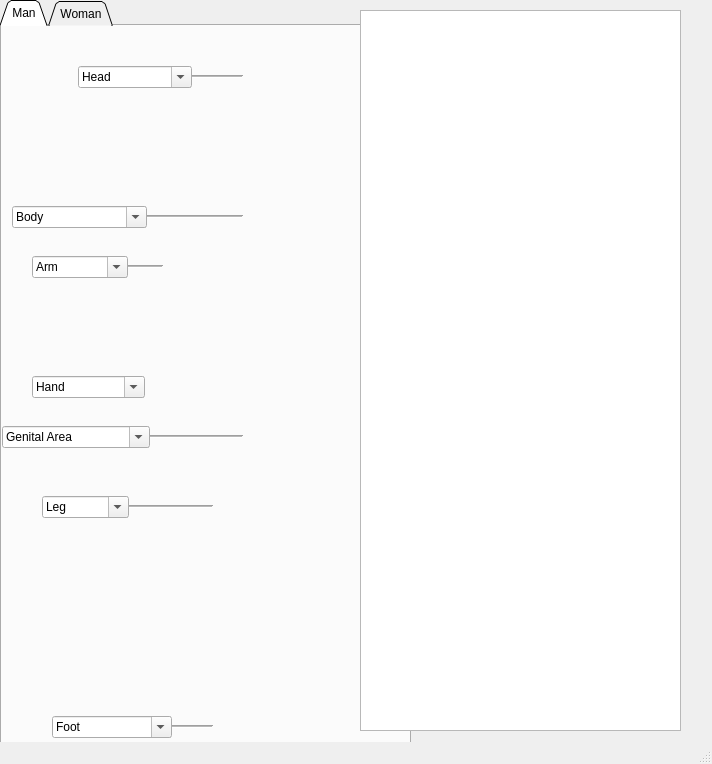
<?xml version="1.0" encoding="UTF-8"?>
<ui version="4.0">
 <class>MainWindow</class>
 <widget class="QMainWindow" name="MainWindow">
  <property name="geometry">
   <rect>
    <x>0</x>
    <y>0</y>
    <width>712</width>
    <height>764</height>
   </rect>
  </property>
  <property name="windowTitle">
   <string>MainWindow</string>
  </property>
  <widget class="QWidget" name="centralwidget">
   <widget class="QTabWidget" name="tabWidget">
    <property name="geometry">
     <rect>
      <x>0</x>
      <y>0</y>
      <width>411</width>
      <height>751</height>
     </rect>
    </property>
    <property name="whatsThis">
     <string>&lt;html&gt;&lt;head/&gt;&lt;body&gt;&lt;p&gt;&lt;img src=&quot;png.png&quot;/&gt;&lt;/p&gt;&lt;/body&gt;&lt;/html&gt;</string>
    </property>
    <property name="accessibleName">
     <string>Man</string>
    </property>
    <property name="tabPosition">
     <enum>QTabWidget::North</enum>
    </property>
    <property name="tabShape">
     <enum>QTabWidget::Triangular</enum>
    </property>
    <property name="currentIndex">
     <number>0</number>
    </property>
    <property name="tabsClosable">
     <bool>false</bool>
    </property>
    <property name="tabBarAutoHide">
     <bool>false</bool>
    </property>
    <widget class="QWidget" name="tab">
     <attribute name="title">
      <string>Man</string>
     </attribute>
     <widget class="QLabel" name="label">
      <property name="geometry">
       <rect>
        <x>-30</x>
        <y>0</y>
        <width>391</width>
        <height>721</height>
       </rect>
      </property>
      <property name="tabletTracking">
       <bool>false</bool>
      </property>
      <property name="focusPolicy">
       <enum>Qt::ClickFocus</enum>
      </property>
      <property name="contextMenuPolicy">
       <enum>Qt::ActionsContextMenu</enum>
      </property>
      <property name="acceptDrops">
       <bool>false</bool>
      </property>
      <property name="whatsThis">
       <string>&lt;html&gt;&lt;head/&gt;&lt;body&gt;&lt;p&gt;&lt;img src=&quot;png.png&quot;/&gt;&lt;/p&gt;&lt;/body&gt;&lt;/html&gt;</string>
      </property>
      <property name="layoutDirection">
       <enum>Qt::LeftToRight</enum>
      </property>
      <property name="text">
       <string/>
      </property>
      <property name="pixmap">
       <pixmap>png.png</pixmap>
      </property>
     </widget>
     <widget class="Line" name="line_3">
      <property name="geometry">
       <rect>
        <x>130</x>
        <y>180</y>
        <width>111</width>
        <height>21</height>
       </rect>
      </property>
      <property name="midLineWidth">
       <number>1</number>
      </property>
      <property name="orientation">
       <enum>Qt::Horizontal</enum>
      </property>
     </widget>
     <widget class="Line" name="line">
      <property name="geometry">
       <rect>
        <x>130</x>
        <y>40</y>
        <width>111</width>
        <height>21</height>
       </rect>
      </property>
      <property name="midLineWidth">
       <number>1</number>
      </property>
      <property name="orientation">
       <enum>Qt::Horizontal</enum>
      </property>
     </widget>
     <widget class="Line" name="line_5">
      <property name="geometry">
       <rect>
        <x>90</x>
        <y>740</y>
        <width>151</width>
        <height>21</height>
       </rect>
      </property>
      <property name="midLineWidth">
       <number>1</number>
      </property>
      <property name="orientation">
       <enum>Qt::Horizontal</enum>
      </property>
     </widget>
     <widget class="QComboBox" name="LEGe">
      <property name="geometry">
       <rect>
        <x>40</x>
        <y>470</y>
        <width>74</width>
        <height>20</height>
       </rect>
      </property>
      <property name="mouseTracking">
       <bool>true</bool>
      </property>
      <property name="acceptDrops">
       <bool>true</bool>
      </property>
      <property name="autoFillBackground">
       <bool>false</bool>
      </property>
      <property name="editable">
       <bool>true</bool>
      </property>
      <property name="currentText">
       <string>Leg</string>
      </property>
      <property name="sizeAdjustPolicy">
       <enum>QComboBox::AdjustToContents</enum>
      </property>
      <property name="minimumContentsLength">
       <number>0</number>
      </property>
      <property name="duplicatesEnabled">
       <bool>false</bool>
      </property>
      <property name="frame">
       <bool>true</bool>
      </property>
      <item>
       <property name="text">
        <string>Leg</string>
       </property>
      </item>
      <item>
       <property name="text">
        <string>sprain</string>
       </property>
      </item>
      <item>
       <property name="text">
        <string>numbness</string>
       </property>
      </item>
      <item>
       <property name="text">
        <string>cramp</string>
       </property>
      </item>
      <item>
       <property name="text">
        <string>tingle</string>
       </property>
      </item>
     </widget>
     <widget class="Line" name="line_4">
      <property name="geometry">
       <rect>
        <x>110</x>
        <y>470</y>
        <width>101</width>
        <height>21</height>
       </rect>
      </property>
      <property name="midLineWidth">
       <number>1</number>
      </property>
      <property name="orientation">
       <enum>Qt::Horizontal</enum>
      </property>
     </widget>
     <widget class="QComboBox" name="BodyE">
      <property name="geometry">
       <rect>
        <x>10</x>
        <y>180</y>
        <width>122</width>
        <height>20</height>
       </rect>
      </property>
      <property name="mouseTracking">
       <bool>true</bool>
      </property>
      <property name="acceptDrops">
       <bool>true</bool>
      </property>
      <property name="autoFillBackground">
       <bool>false</bool>
      </property>
      <property name="editable">
       <bool>true</bool>
      </property>
      <property name="currentText">
       <string>Body</string>
      </property>
      <property name="sizeAdjustPolicy">
       <enum>QComboBox::AdjustToContents</enum>
      </property>
      <property name="minimumContentsLength">
       <number>0</number>
      </property>
      <property name="duplicatesEnabled">
       <bool>false</bool>
      </property>
      <property name="frame">
       <bool>true</bool>
      </property>
      <item>
       <property name="text">
        <string>Body</string>
       </property>
      </item>
      <item>
       <property name="text">
        <string>Redness</string>
       </property>
      </item>
      <item>
       <property name="text">
        <string>Itching</string>
       </property>
      </item>
      <item>
       <property name="text">
        <string>Swelling</string>
       </property>
      </item>
      <item>
       <property name="text">
        <string>Chest Pain</string>
       </property>
      </item>
      <item>
       <property name="text">
        <string>Shortness of breath</string>
       </property>
      </item>
     </widget>
     <widget class="QComboBox" name="ArmE">
      <property name="geometry">
       <rect>
        <x>30</x>
        <y>230</y>
        <width>81</width>
        <height>20</height>
       </rect>
      </property>
      <property name="mouseTracking">
       <bool>true</bool>
      </property>
      <property name="acceptDrops">
       <bool>true</bool>
      </property>
      <property name="autoFillBackground">
       <bool>false</bool>
      </property>
      <property name="editable">
       <bool>true</bool>
      </property>
      <property name="currentText">
       <string>Arm</string>
      </property>
      <property name="sizeAdjustPolicy">
       <enum>QComboBox::AdjustToContents</enum>
      </property>
      <property name="minimumContentsLength">
       <number>0</number>
      </property>
      <property name="duplicatesEnabled">
       <bool>false</bool>
      </property>
      <property name="frame">
       <bool>true</bool>
      </property>
      <item>
       <property name="text">
        <string>Arm</string>
       </property>
      </item>
      <item>
       <property name="text">
        <string>Cramp</string>
       </property>
      </item>
      <item>
       <property name="text">
        <string>Joint Pain</string>
       </property>
      </item>
      <item>
       <property name="text">
        <string>Muscle Pain</string>
       </property>
      </item>
     </widget>
     <widget class="QComboBox" name="comboBox_5">
      <property name="geometry">
       <rect>
        <x>30</x>
        <y>740</y>
        <width>50</width>
        <height>20</height>
       </rect>
      </property>
      <property name="mouseTracking">
       <bool>true</bool>
      </property>
      <property name="acceptDrops">
       <bool>true</bool>
      </property>
      <property name="autoFillBackground">
       <bool>false</bool>
      </property>
      <property name="editable">
       <bool>true</bool>
      </property>
      <property name="currentText">
       <string>ayak</string>
      </property>
      <property name="sizeAdjustPolicy">
       <enum>QComboBox::AdjustToContents</enum>
      </property>
      <property name="minimumContentsLength">
       <number>0</number>
      </property>
      <property name="duplicatesEnabled">
       <bool>false</bool>
      </property>
      <property name="frame">
       <bool>true</bool>
      </property>
      <item>
       <property name="text">
        <string>ayak</string>
       </property>
      </item>
     </widget>
     <widget class="Line" name="line_2">
      <property name="geometry">
       <rect>
        <x>90</x>
        <y>230</y>
        <width>71</width>
        <height>21</height>
       </rect>
      </property>
      <property name="midLineWidth">
       <number>1</number>
      </property>
      <property name="orientation">
       <enum>Qt::Horizontal</enum>
      </property>
     </widget>
     <widget class="QComboBox" name="comboBox_11">
      <property name="geometry">
       <rect>
        <x>450</x>
        <y>470</y>
        <width>44</width>
        <height>20</height>
       </rect>
      </property>
      <property name="mouseTracking">
       <bool>true</bool>
      </property>
      <property name="acceptDrops">
       <bool>true</bool>
      </property>
      <property name="autoFillBackground">
       <bool>false</bool>
      </property>
      <property name="editable">
       <bool>true</bool>
      </property>
      <property name="currentText">
       <string>arm</string>
      </property>
      <property name="sizeAdjustPolicy">
       <enum>QComboBox::AdjustToContents</enum>
      </property>
      <property name="minimumContentsLength">
       <number>0</number>
      </property>
      <property name="duplicatesEnabled">
       <bool>false</bool>
      </property>
      <property name="frame">
       <bool>true</bool>
      </property>
      <item>
       <property name="text">
        <string>arm</string>
       </property>
      </item>
     </widget>
     <widget class="QComboBox" name="FOe">
      <property name="geometry">
       <rect>
        <x>50</x>
        <y>690</y>
        <width>104</width>
        <height>20</height>
       </rect>
      </property>
      <property name="mouseTracking">
       <bool>true</bool>
      </property>
      <property name="acceptDrops">
       <bool>true</bool>
      </property>
      <property name="autoFillBackground">
       <bool>false</bool>
      </property>
      <property name="editable">
       <bool>true</bool>
      </property>
      <property name="currentText">
       <string>Foot</string>
      </property>
      <property name="insertPolicy">
       <enum>QComboBox::InsertAtTop</enum>
      </property>
      <property name="sizeAdjustPolicy">
       <enum>QComboBox::AdjustToContents</enum>
      </property>
      <property name="minimumContentsLength">
       <number>0</number>
      </property>
      <property name="duplicatesEnabled">
       <bool>false</bool>
      </property>
      <property name="frame">
       <bool>true</bool>
      </property>
      <item>
       <property name="text">
        <string>Foot</string>
       </property>
      </item>
      <item>
       <property name="text">
        <string>athlete's foot</string>
       </property>
      </item>
      <item>
       <property name="text">
        <string>foot odor</string>
       </property>
      </item>
      <item>
       <property name="text">
        <string>ingrown toenails</string>
       </property>
      </item>
      <item>
       <property name="text">
        <string>callus</string>
       </property>
      </item>
     </widget>
     <widget class="Line" name="line_11">
      <property name="geometry">
       <rect>
        <x>110</x>
        <y>690</y>
        <width>101</width>
        <height>21</height>
       </rect>
      </property>
      <property name="midLineWidth">
       <number>1</number>
      </property>
      <property name="orientation">
       <enum>Qt::Horizontal</enum>
      </property>
     </widget>
     <widget class="QComboBox" name="HandE">
      <property name="geometry">
       <rect>
        <x>30</x>
        <y>350</y>
        <width>100</width>
        <height>20</height>
       </rect>
      </property>
      <property name="mouseTracking">
       <bool>true</bool>
      </property>
      <property name="acceptDrops">
       <bool>true</bool>
      </property>
      <property name="autoFillBackground">
       <bool>false</bool>
      </property>
      <property name="editable">
       <bool>true</bool>
      </property>
      <property name="currentText">
       <string>Hand</string>
      </property>
      <property name="sizeAdjustPolicy">
       <enum>QComboBox::AdjustToContents</enum>
      </property>
      <property name="minimumContentsLength">
       <number>0</number>
      </property>
      <property name="duplicatesEnabled">
       <bool>false</bool>
      </property>
      <property name="frame">
       <bool>true</bool>
      </property>
      <item>
       <property name="text">
        <string>Hand</string>
       </property>
      </item>
      <item>
       <property name="text">
        <string>Hand Crack</string>
       </property>
      </item>
      <item>
       <property name="text">
        <string>Peeling</string>
       </property>
      </item>
      <item>
       <property name="text">
        <string>Finger Fracture</string>
       </property>
      </item>
      <item>
       <property name="text">
        <string>Nail Break</string>
       </property>
      </item>
     </widget>
     <widget class="Line" name="line_12">
      <property name="geometry">
       <rect>
        <x>90</x>
        <y>360</y>
        <width>31</width>
        <height>21</height>
       </rect>
      </property>
      <property name="midLineWidth">
       <number>1</number>
      </property>
      <property name="orientation">
       <enum>Qt::Horizontal</enum>
      </property>
     </widget>
     <widget class="Line" name="line_14">
      <property name="geometry">
       <rect>
        <x>100</x>
        <y>400</y>
        <width>141</width>
        <height>21</height>
       </rect>
      </property>
      <property name="midLineWidth">
       <number>1</number>
      </property>
      <property name="orientation">
       <enum>Qt::Horizontal</enum>
      </property>
     </widget>
     <widget class="QComboBox" name="GAE">
      <property name="geometry">
       <rect>
        <x>0</x>
        <y>400</y>
        <width>133</width>
        <height>20</height>
       </rect>
      </property>
      <property name="mouseTracking">
       <bool>true</bool>
      </property>
      <property name="acceptDrops">
       <bool>true</bool>
      </property>
      <property name="autoFillBackground">
       <bool>false</bool>
      </property>
      <property name="editable">
       <bool>true</bool>
      </property>
      <property name="currentText">
       <string>Genital Area</string>
      </property>
      <property name="sizeAdjustPolicy">
       <enum>QComboBox::AdjustToContents</enum>
      </property>
      <property name="minimumContentsLength">
       <number>0</number>
      </property>
      <property name="duplicatesEnabled">
       <bool>false</bool>
      </property>
      <property name="frame">
       <bool>true</bool>
      </property>
      <item>
       <property name="text">
        <string>Genital Area</string>
       </property>
      </item>
      <item>
       <property name="text">
        <string>Idrar yaparken yanma</string>
       </property>
      </item>
      <item>
       <property name="text">
        <string>Kasiklarda sislik</string>
       </property>
      </item>
      <item>
       <property name="text">
        <string>Sik idrara cikma</string>
       </property>
      </item>
      <item>
       <property name="text">
        <string>cinsel bolgede yara</string>
       </property>
      </item>
     </widget>
     <widget class="QComboBox" name="HeadE">
      <property name="enabled">
       <bool>true</bool>
      </property>
      <property name="geometry">
       <rect>
        <x>76</x>
        <y>40</y>
        <width>101</width>
        <height>20</height>
       </rect>
      </property>
      <property name="mouseTracking">
       <bool>true</bool>
      </property>
      <property name="acceptDrops">
       <bool>true</bool>
      </property>
      <property name="layoutDirection">
       <enum>Qt::LeftToRight</enum>
      </property>
      <property name="autoFillBackground">
       <bool>false</bool>
      </property>
      <property name="locale">
       <locale language="English" country="UnitedStatesMinorOutlyingIslands"/>
      </property>
      <property name="inputMethodHints">
       <set>Qt::ImhNone</set>
      </property>
      <property name="editable">
       <bool>true</bool>
      </property>
      <property name="currentText">
       <string>Head</string>
      </property>
      <property name="insertPolicy">
       <enum>QComboBox::InsertBeforeCurrent</enum>
      </property>
      <property name="sizeAdjustPolicy">
       <enum>QComboBox::AdjustToContents</enum>
      </property>
      <property name="minimumContentsLength">
       <number>0</number>
      </property>
      <property name="duplicatesEnabled">
       <bool>false</bool>
      </property>
      <property name="frame">
       <bool>true</bool>
      </property>
      <item>
       <property name="text">
        <string>Head</string>
       </property>
      </item>
      <item>
       <property name="text">
        <string>Headache</string>
       </property>
      </item>
      <item>
       <property name="text">
        <string>Defect of Vision</string>
       </property>
      </item>
      <item>
       <property name="text">
        <string>Tinnitus</string>
       </property>
      </item>
      <item>
       <property name="text">
        <string>Runny Nose</string>
       </property>
      </item>
      <item>
       <property name="text">
        <string>Sore Throat</string>
       </property>
      </item>
     </widget>
     <zorder>label</zorder>
     <zorder>line_3</zorder>
     <zorder>line</zorder>
     <zorder>line_5</zorder>
     <zorder>line_4</zorder>
     <zorder>comboBox_5</zorder>
     <zorder>line_2</zorder>
     <zorder>comboBox_11</zorder>
     <zorder>line_11</zorder>
     <zorder>line_12</zorder>
     <zorder>line_14</zorder>
     <zorder>BodyE</zorder>
     <zorder>ArmE</zorder>
     <zorder>HandE</zorder>
     <zorder>GAE</zorder>
     <zorder>LEGe</zorder>
     <zorder>FOe</zorder>
     <zorder>HeadE</zorder>
    </widget>
    <widget class="QWidget" name="tab_2">
     <attribute name="title">
      <string>Woman</string>
     </attribute>
     <widget class="QLabel" name="label_2">
      <property name="geometry">
       <rect>
        <x>0</x>
        <y>0</y>
        <width>361</width>
        <height>721</height>
       </rect>
      </property>
      <property name="whatsThis">
       <string>&lt;html&gt;&lt;head/&gt;&lt;body&gt;&lt;p&gt;&lt;img src=&quot;png.png&quot;/&gt;&lt;/p&gt;&lt;/body&gt;&lt;/html&gt;</string>
      </property>
      <property name="layoutDirection">
       <enum>Qt::RightToLeft</enum>
      </property>
      <property name="text">
       <string/>
      </property>
      <property name="pixmap">
       <pixmap>png.png</pixmap>
      </property>
     </widget>
     <widget class="Line" name="line_6">
      <property name="geometry">
       <rect>
        <x>230</x>
        <y>410</y>
        <width>31</width>
        <height>21</height>
       </rect>
      </property>
      <property name="midLineWidth">
       <number>1</number>
      </property>
      <property name="orientation">
       <enum>Qt::Horizontal</enum>
      </property>
     </widget>
     <widget class="Line" name="line_7">
      <property name="geometry">
       <rect>
        <x>140</x>
        <y>60</y>
        <width>111</width>
        <height>21</height>
       </rect>
      </property>
      <property name="midLineWidth">
       <number>1</number>
      </property>
      <property name="orientation">
       <enum>Qt::Horizontal</enum>
      </property>
     </widget>
     <widget class="Line" name="line_8">
      <property name="geometry">
       <rect>
        <x>150</x>
        <y>690</y>
        <width>91</width>
        <height>21</height>
       </rect>
      </property>
      <property name="midLineWidth">
       <number>1</number>
      </property>
      <property name="orientation">
       <enum>Qt::Horizontal</enum>
      </property>
     </widget>
     <widget class="Line" name="line_9">
      <property name="geometry">
       <rect>
        <x>160</x>
        <y>510</y>
        <width>91</width>
        <height>21</height>
       </rect>
      </property>
      <property name="midLineWidth">
       <number>1</number>
      </property>
      <property name="orientation">
       <enum>Qt::Horizontal</enum>
      </property>
     </widget>
     <widget class="Line" name="line_10">
      <property name="geometry">
       <rect>
        <x>150</x>
        <y>230</y>
        <width>91</width>
        <height>21</height>
       </rect>
      </property>
      <property name="midLineWidth">
       <number>1</number>
      </property>
      <property name="orientation">
       <enum>Qt::Horizontal</enum>
      </property>
     </widget>
     <widget class="Line" name="line_13">
      <property name="geometry">
       <rect>
        <x>220</x>
        <y>270</y>
        <width>51</width>
        <height>21</height>
       </rect>
      </property>
      <property name="midLineWidth">
       <number>1</number>
      </property>
      <property name="orientation">
       <enum>Qt::Horizontal</enum>
      </property>
     </widget>
     <widget class="QComboBox" name="GAk">
      <property name="geometry">
       <rect>
        <x>220</x>
        <y>370</y>
        <width>134</width>
        <height>20</height>
       </rect>
      </property>
      <property name="mouseTracking">
       <bool>true</bool>
      </property>
      <property name="acceptDrops">
       <bool>true</bool>
      </property>
      <property name="autoFillBackground">
       <bool>false</bool>
      </property>
      <property name="editable">
       <bool>true</bool>
      </property>
      <property name="currentText">
       <string>Genital Area</string>
      </property>
      <property name="sizeAdjustPolicy">
       <enum>QComboBox::AdjustToContents</enum>
      </property>
      <property name="minimumContentsLength">
       <number>0</number>
      </property>
      <property name="duplicatesEnabled">
       <bool>false</bool>
      </property>
      <property name="frame">
       <bool>true</bool>
      </property>
      <item>
       <property name="text">
        <string>Genital Area</string>
       </property>
      </item>
      <item>
       <property name="text">
        <string>Burning while urinating</string>
       </property>
      </item>
      <item>
       <property name="text">
        <string>Swelling</string>
       </property>
      </item>
      <item>
       <property name="text">
        <string>Bleeding</string>
       </property>
      </item>
      <item>
       <property name="text">
        <string>Itching</string>
       </property>
      </item>
      <item>
       <property name="text">
        <string>Irritation</string>
       </property>
      </item>
      <item>
       <property name="text">
        <string>Stream</string>
       </property>
      </item>
     </widget>
     <widget class="Line" name="line_15">
      <property name="geometry">
       <rect>
        <x>140</x>
        <y>370</y>
        <width>91</width>
        <height>21</height>
       </rect>
      </property>
      <property name="midLineWidth">
       <number>1</number>
      </property>
      <property name="orientation">
       <enum>Qt::Horizontal</enum>
      </property>
     </widget>
     <widget class="QComboBox" name="HeadE_2">
      <property name="enabled">
       <bool>true</bool>
      </property>
      <property name="geometry">
       <rect>
        <x>250</x>
        <y>60</y>
        <width>101</width>
        <height>20</height>
       </rect>
      </property>
      <property name="mouseTracking">
       <bool>true</bool>
      </property>
      <property name="acceptDrops">
       <bool>true</bool>
      </property>
      <property name="layoutDirection">
       <enum>Qt::LeftToRight</enum>
      </property>
      <property name="autoFillBackground">
       <bool>false</bool>
      </property>
      <property name="locale">
       <locale language="English" country="UnitedStatesMinorOutlyingIslands"/>
      </property>
      <property name="inputMethodHints">
       <set>Qt::ImhNone</set>
      </property>
      <property name="editable">
       <bool>true</bool>
      </property>
      <property name="currentText">
       <string>Head</string>
      </property>
      <property name="insertPolicy">
       <enum>QComboBox::InsertBeforeCurrent</enum>
      </property>
      <property name="sizeAdjustPolicy">
       <enum>QComboBox::AdjustToContents</enum>
      </property>
      <property name="minimumContentsLength">
       <number>0</number>
      </property>
      <property name="duplicatesEnabled">
       <bool>false</bool>
      </property>
      <property name="frame">
       <bool>true</bool>
      </property>
      <item>
       <property name="text">
        <string>Head</string>
       </property>
      </item>
      <item>
       <property name="text">
        <string>Headache</string>
       </property>
      </item>
      <item>
       <property name="text">
        <string>Defect of Vision</string>
       </property>
      </item>
      <item>
       <property name="text">
        <string>Tinnitus</string>
       </property>
      </item>
      <item>
       <property name="text">
        <string>Runny Nose</string>
       </property>
      </item>
      <item>
       <property name="text">
        <string>Sore Throat</string>
       </property>
      </item>
     </widget>
     <widget class="QComboBox" name="BodyE_2">
      <property name="geometry">
       <rect>
        <x>240</x>
        <y>230</y>
        <width>122</width>
        <height>20</height>
       </rect>
      </property>
      <property name="mouseTracking">
       <bool>true</bool>
      </property>
      <property name="acceptDrops">
       <bool>true</bool>
      </property>
      <property name="autoFillBackground">
       <bool>false</bool>
      </property>
      <property name="editable">
       <bool>true</bool>
      </property>
      <property name="currentText">
       <string>Body</string>
      </property>
      <property name="sizeAdjustPolicy">
       <enum>QComboBox::AdjustToContents</enum>
      </property>
      <property name="minimumContentsLength">
       <number>0</number>
      </property>
      <property name="duplicatesEnabled">
       <bool>false</bool>
      </property>
      <property name="frame">
       <bool>true</bool>
      </property>
      <item>
       <property name="text">
        <string>Body</string>
       </property>
      </item>
      <item>
       <property name="text">
        <string>Redness</string>
       </property>
      </item>
      <item>
       <property name="text">
        <string>Itching</string>
       </property>
      </item>
      <item>
       <property name="text">
        <string>Swelling</string>
       </property>
      </item>
      <item>
       <property name="text">
        <string>Chest Pain</string>
       </property>
      </item>
      <item>
       <property name="text">
        <string>Shortness of breath</string>
       </property>
      </item>
     </widget>
     <widget class="QComboBox" name="ArmE_2">
      <property name="geometry">
       <rect>
        <x>270</x>
        <y>270</y>
        <width>81</width>
        <height>20</height>
       </rect>
      </property>
      <property name="mouseTracking">
       <bool>true</bool>
      </property>
      <property name="acceptDrops">
       <bool>true</bool>
      </property>
      <property name="autoFillBackground">
       <bool>false</bool>
      </property>
      <property name="editable">
       <bool>true</bool>
      </property>
      <property name="currentText">
       <string>Arm</string>
      </property>
      <property name="sizeAdjustPolicy">
       <enum>QComboBox::AdjustToContents</enum>
      </property>
      <property name="minimumContentsLength">
       <number>0</number>
      </property>
      <property name="duplicatesEnabled">
       <bool>false</bool>
      </property>
      <property name="frame">
       <bool>true</bool>
      </property>
      <item>
       <property name="text">
        <string>Arm</string>
       </property>
      </item>
      <item>
       <property name="text">
        <string>Cramp</string>
       </property>
      </item>
      <item>
       <property name="text">
        <string>Joint Pain</string>
       </property>
      </item>
      <item>
       <property name="text">
        <string>Muscle Pain</string>
       </property>
      </item>
     </widget>
     <widget class="QComboBox" name="HandE_2">
      <property name="geometry">
       <rect>
        <x>260</x>
        <y>410</y>
        <width>100</width>
        <height>20</height>
       </rect>
      </property>
      <property name="mouseTracking">
       <bool>true</bool>
      </property>
      <property name="acceptDrops">
       <bool>true</bool>
      </property>
      <property name="autoFillBackground">
       <bool>false</bool>
      </property>
      <property name="editable">
       <bool>true</bool>
      </property>
      <property name="currentText">
       <string>Hand</string>
      </property>
      <property name="sizeAdjustPolicy">
       <enum>QComboBox::AdjustToContents</enum>
      </property>
      <property name="minimumContentsLength">
       <number>0</number>
      </property>
      <property name="duplicatesEnabled">
       <bool>false</bool>
      </property>
      <property name="frame">
       <bool>true</bool>
      </property>
      <item>
       <property name="text">
        <string>Hand</string>
       </property>
      </item>
      <item>
       <property name="text">
        <string>Hand Crack</string>
       </property>
      </item>
      <item>
       <property name="text">
        <string>Peeling</string>
       </property>
      </item>
      <item>
       <property name="text">
        <string>Finger Fracture</string>
       </property>
      </item>
      <item>
       <property name="text">
        <string>Nail Break</string>
       </property>
      </item>
     </widget>
     <widget class="QComboBox" name="LEGe_2">
      <property name="geometry">
       <rect>
        <x>250</x>
        <y>510</y>
        <width>74</width>
        <height>20</height>
       </rect>
      </property>
      <property name="mouseTracking">
       <bool>true</bool>
      </property>
      <property name="acceptDrops">
       <bool>true</bool>
      </property>
      <property name="autoFillBackground">
       <bool>false</bool>
      </property>
      <property name="editable">
       <bool>true</bool>
      </property>
      <property name="currentText">
       <string>Leg</string>
      </property>
      <property name="sizeAdjustPolicy">
       <enum>QComboBox::AdjustToContents</enum>
      </property>
      <property name="minimumContentsLength">
       <number>0</number>
      </property>
      <property name="duplicatesEnabled">
       <bool>false</bool>
      </property>
      <property name="frame">
       <bool>true</bool>
      </property>
      <item>
       <property name="text">
        <string>Leg</string>
       </property>
      </item>
      <item>
       <property name="text">
        <string>sprain</string>
       </property>
      </item>
      <item>
       <property name="text">
        <string>numbness</string>
       </property>
      </item>
      <item>
       <property name="text">
        <string>cramp</string>
       </property>
      </item>
      <item>
       <property name="text">
        <string>tingle</string>
       </property>
      </item>
     </widget>
     <widget class="QComboBox" name="FOe_2">
      <property name="geometry">
       <rect>
        <x>240</x>
        <y>690</y>
        <width>104</width>
        <height>20</height>
       </rect>
      </property>
      <property name="mouseTracking">
       <bool>true</bool>
      </property>
      <property name="acceptDrops">
       <bool>true</bool>
      </property>
      <property name="autoFillBackground">
       <bool>false</bool>
      </property>
      <property name="editable">
       <bool>true</bool>
      </property>
      <property name="currentText">
       <string>Foot</string>
      </property>
      <property name="insertPolicy">
       <enum>QComboBox::InsertAtTop</enum>
      </property>
      <property name="sizeAdjustPolicy">
       <enum>QComboBox::AdjustToContents</enum>
      </property>
      <property name="minimumContentsLength">
       <number>0</number>
      </property>
      <property name="duplicatesEnabled">
       <bool>false</bool>
      </property>
      <property name="frame">
       <bool>true</bool>
      </property>
      <item>
       <property name="text">
        <string>Foot</string>
       </property>
      </item>
      <item>
       <property name="text">
        <string>athlete's foot</string>
       </property>
      </item>
      <item>
       <property name="text">
        <string>foot odor</string>
       </property>
      </item>
      <item>
       <property name="text">
        <string>ingrown toenails</string>
       </property>
      </item>
      <item>
       <property name="text">
        <string>callus</string>
       </property>
      </item>
     </widget>
     <zorder>label_2</zorder>
     <zorder>line_6</zorder>
     <zorder>line_7</zorder>
     <zorder>line_8</zorder>
     <zorder>line_9</zorder>
     <zorder>line_10</zorder>
     <zorder>line_13</zorder>
     <zorder>line_15</zorder>
     <zorder>HeadE_2</zorder>
     <zorder>BodyE_2</zorder>
     <zorder>ArmE_2</zorder>
     <zorder>GAk</zorder>
     <zorder>HandE_2</zorder>
     <zorder>LEGe_2</zorder>
     <zorder>FOe_2</zorder>
    </widget>
   </widget>
   <widget class="QTextEdit" name="textEdit">
    <property name="geometry">
     <rect>
      <x>360</x>
      <y>10</y>
      <width>321</width>
      <height>721</height>
     </rect>
    </property>
   </widget>
  </widget>
  <widget class="QStatusBar" name="statusbar"/>
 </widget>
 <resources>
  <include location="../../../image.qrc"/>
 </resources>
 <connections/>
</ui>
